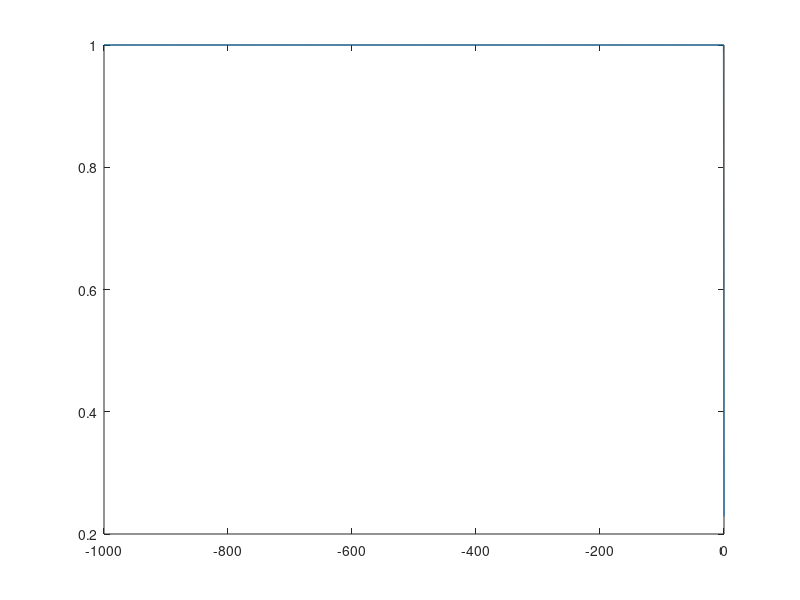

Write the MATLAB code that produced this figure. (Note: this script raises an error after producing the figure.)
time = (-1000:0);
y = ones(1,1001);

wait = 0;

while(true)
    try
        load('pydata.mat');
        if pydata.check
            newData = pydata.data;
            wait = 0;
        else
            disp(wait);
            wait = wait + 1;
            pause(0.0001);
            
        end
    catch
        disp('Troblem reading ''pydata.mat''.')
        pause(0.01);
        continue;
    end
    
    % raw_data = importdata();
    for i = (1: length(time)-1)
            y(i)=y(i+1);
    end
    y(length(time))=newData;
    plot(time,y);
    drawnow
    
    pydata.check = false;
    save('pydata.mat','-struct','pydata')
end
